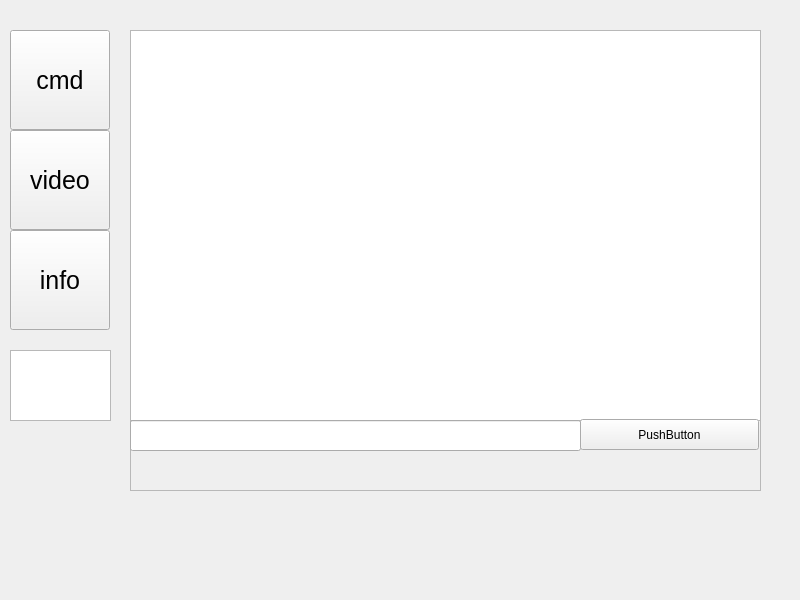
<?xml version="1.0" encoding="UTF-8"?>
<ui version="4.0">
 <class>MainWindow</class>
 <widget class="QMainWindow" name="MainWindow">
  <property name="geometry">
   <rect>
    <x>0</x>
    <y>0</y>
    <width>800</width>
    <height>600</height>
   </rect>
  </property>
  <property name="windowTitle">
   <string>MainWindow</string>
  </property>
  <widget class="QWidget" name="centralwidget">
   <widget class="QFrame" name="frame">
    <property name="geometry">
     <rect>
      <x>130</x>
      <y>30</y>
      <width>631</width>
      <height>461</height>
     </rect>
    </property>
    <property name="frameShape">
     <enum>QFrame::Shape::StyledPanel</enum>
    </property>
    <property name="frameShadow">
     <enum>QFrame::Shadow::Raised</enum>
    </property>
    <widget class="QTextEdit" name="textEdit">
     <property name="geometry">
      <rect>
       <x>0</x>
       <y>0</y>
       <width>631</width>
       <height>391</height>
      </rect>
     </property>
    </widget>
    <widget class="QLineEdit" name="lineEdit">
     <property name="geometry">
      <rect>
       <x>0</x>
       <y>390</y>
       <width>451</width>
       <height>31</height>
      </rect>
     </property>
    </widget>
    <widget class="QPushButton" name="pushButton_4">
     <property name="geometry">
      <rect>
       <x>450</x>
       <y>389</y>
       <width>179</width>
       <height>31</height>
      </rect>
     </property>
     <property name="text">
      <string>PushButton</string>
     </property>
    </widget>
   </widget>
   <widget class="QPushButton" name="pushButton">
    <property name="geometry">
     <rect>
      <x>10</x>
      <y>30</y>
      <width>100</width>
      <height>100</height>
     </rect>
    </property>
    <property name="font">
     <font>
      <pointsize>19</pointsize>
     </font>
    </property>
    <property name="text">
     <string>cmd</string>
    </property>
   </widget>
   <widget class="QPushButton" name="pushButton_2">
    <property name="geometry">
     <rect>
      <x>10</x>
      <y>130</y>
      <width>100</width>
      <height>100</height>
     </rect>
    </property>
    <property name="font">
     <font>
      <pointsize>19</pointsize>
     </font>
    </property>
    <property name="text">
     <string>video</string>
    </property>
   </widget>
   <widget class="QPushButton" name="pushButton_3">
    <property name="geometry">
     <rect>
      <x>10</x>
      <y>230</y>
      <width>100</width>
      <height>100</height>
     </rect>
    </property>
    <property name="font">
     <font>
      <pointsize>19</pointsize>
     </font>
    </property>
    <property name="text">
     <string>info</string>
    </property>
   </widget>
   <widget class="QListWidget" name="clientListWidget">
    <property name="geometry">
     <rect>
      <x>10</x>
      <y>350</y>
      <width>101</width>
      <height>71</height>
     </rect>
    </property>
   </widget>
  </widget>
 </widget>
 <resources/>
 <connections/>
</ui>
